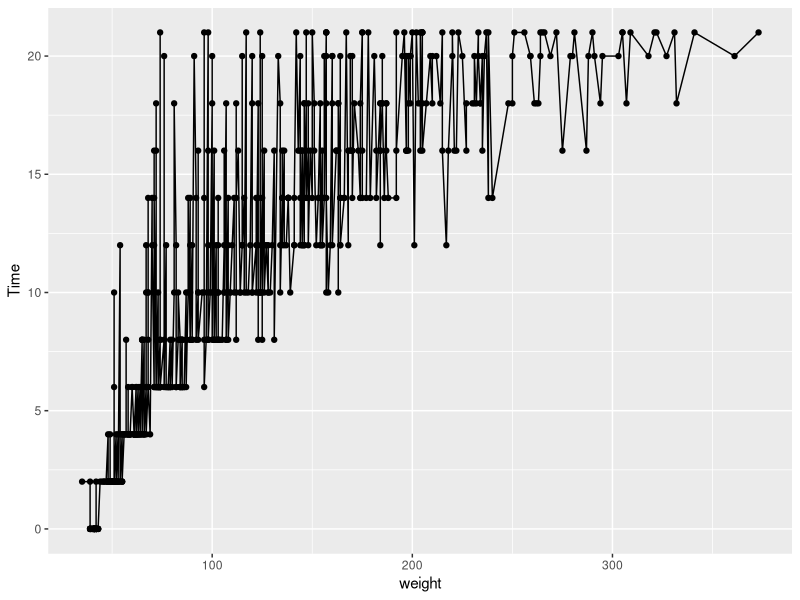
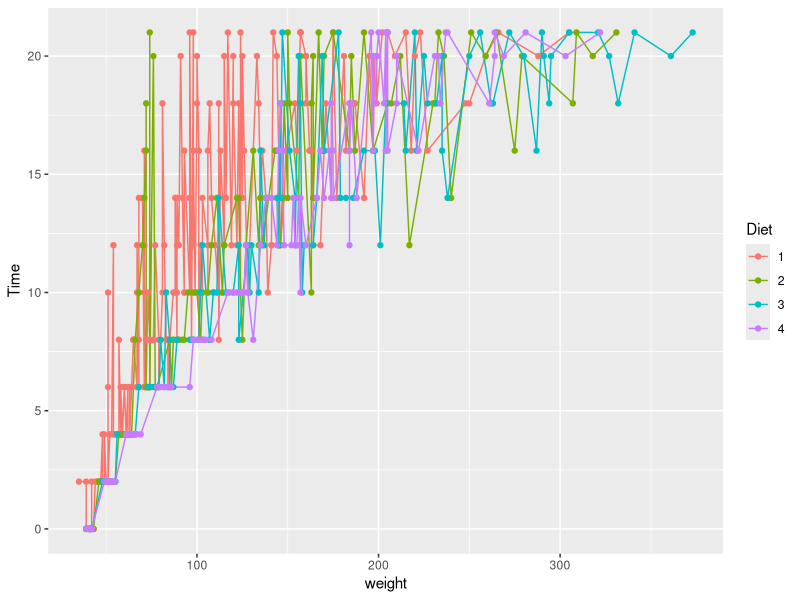
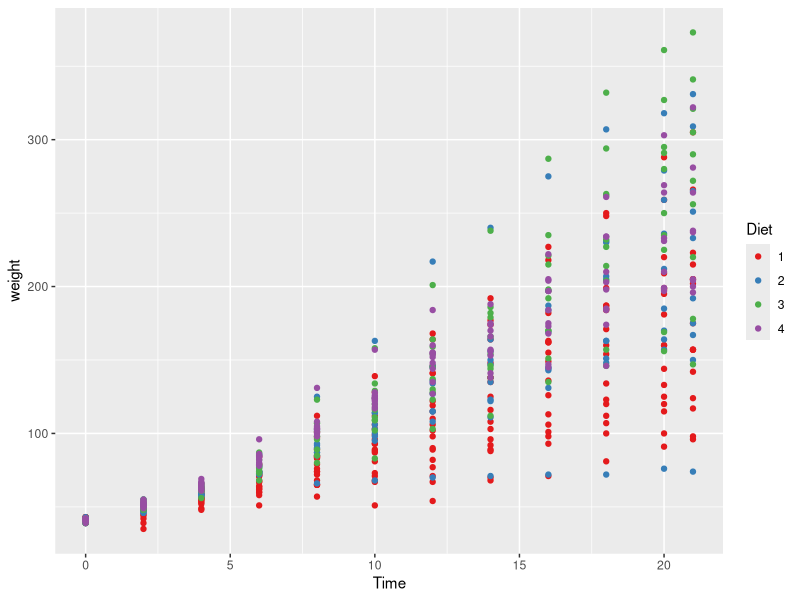
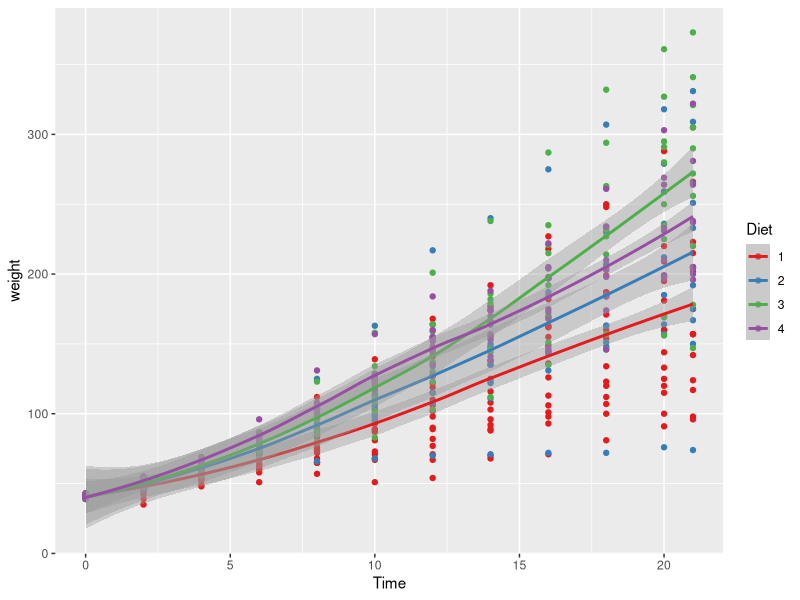
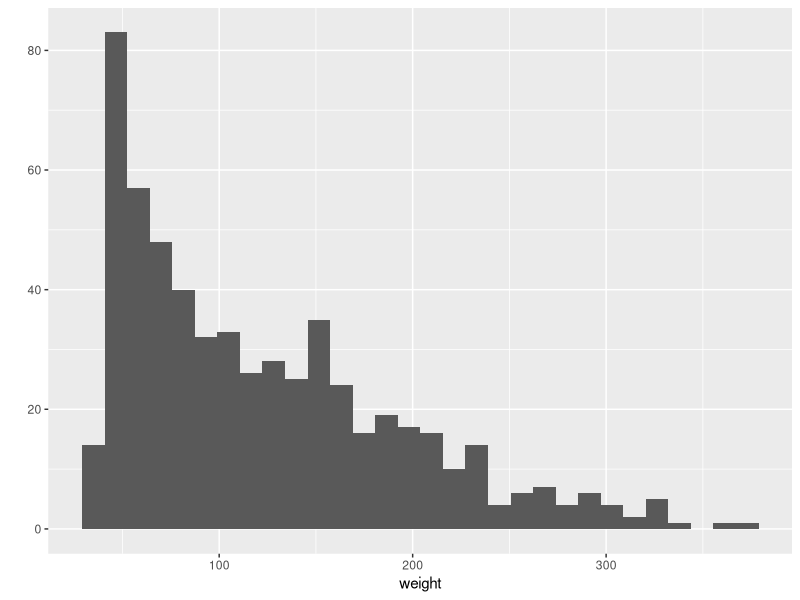
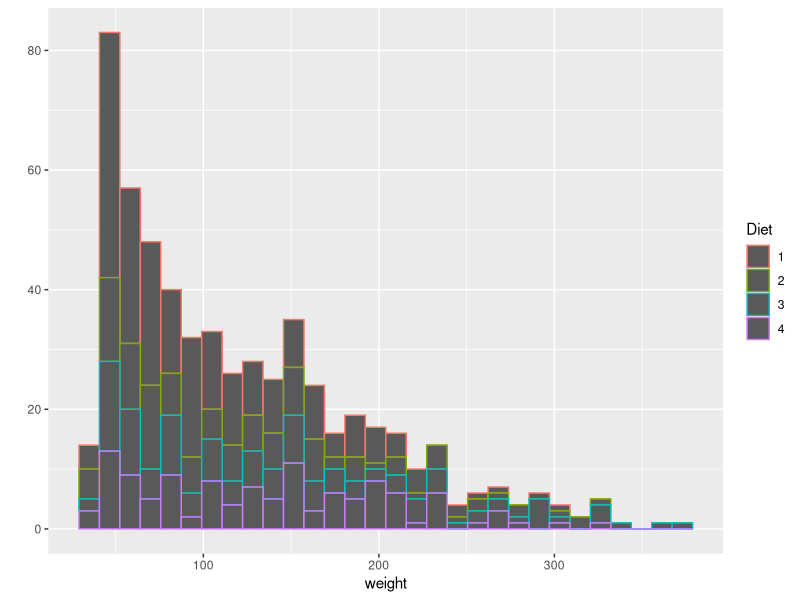
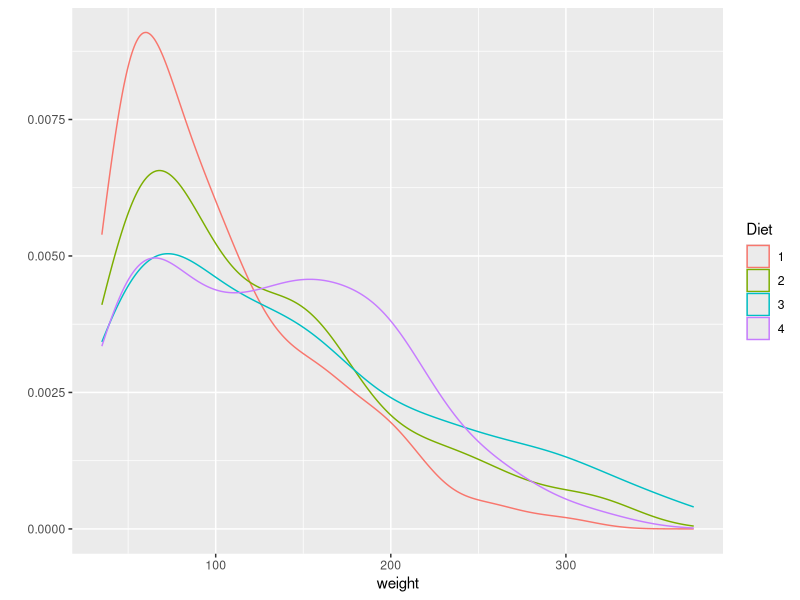
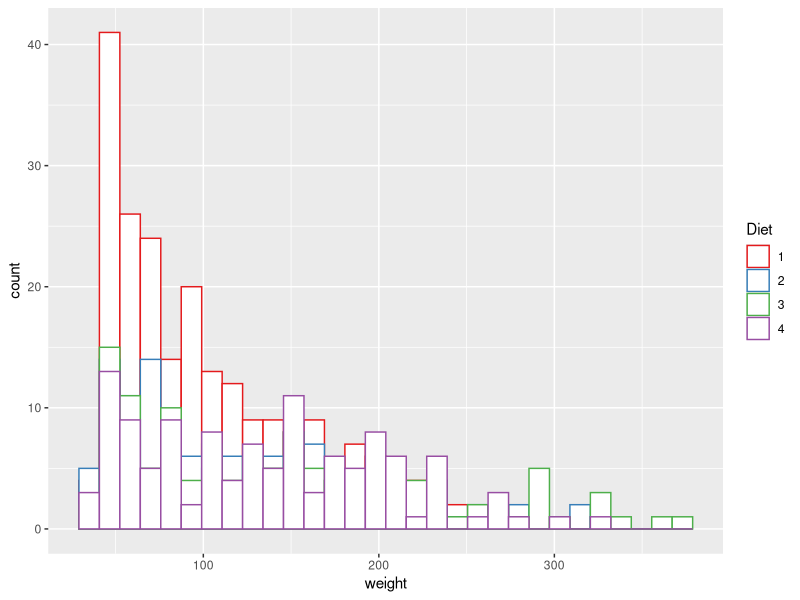

Recreate these plots in R, in order. (Note: this script raises an error after producing the figures.)
## ---- chunk 1
knitr::opts_chunk$set(echo = TRUE)
## ---- chunk 2
#Install packages
#install.packages("ggplot2")
#install.packages("dplyr")
#install.packages("plyr")

#Load the package
library("ggplot2")
library("dplyr")
library("plyr")
library(RColorBrewer)
library(car)

#Manuals
#vignette("dplyr")
#?ggplot2
#?plyr

## ---- chunk 3
# Install the package
#install.packages("datasets")
# For a full list of these datasets, type library(help = "datasets")
# Load the library and dataset
library(datasets)
data(ChickWeight) #What happens in the Environment section of RStudio?
## ---- chunk 4
# To see the table, you can click on the environment part or run this...
#View(ChickWeight)

# As you can see this is a table, just in case we want to convert it to a data.frame
ChickWeight<-as.data.frame(ChickWeight)
## ---- chunk 5
head(ChickWeight)
## ---- chunk 6
head(ChickWeight,n = 20) 
## ---- chunk 7
str(ChickWeight) 
## ---- chunk 8
class(ChickWeight$weight)
## ---- chunk 9
nrow(ChickWeight)
## ---- chunk 10
ncol(ChickWeight)
## ---- chunk 11
names(ChickWeight)
## ---- chunk 12
names(ChickWeight)[3]
## ---- chunk 13
levels(ChickWeight$Diet)[1:3]
## ---- chunk 14
ChickWeight$Diet[1:3]
## ---- chunk 15
mean(ChickWeight$weight)
## ---- chunk 16
summary(ChickWeight$weight)
## ---- chunk 17
summary(ChickWeight)
## ---- chunk 18
chick_sumary<-summary(ChickWeight)
chick_sumary
## ---- chunk 19
class(chick_sumary)
## ---- chunk 20
chick_sumary_df<-as.data.frame(chick_sumary)
## ---- chunk 21
write.table(chick_sumary, "mydata.txt", sep="\t",row.names = F,col.names = T)
#this is clearly no perfect but for the important part, the numeric and integer columns, we have the stat
## ---- chunk 22
#we can see specific columns and rows
ChickWeight[1,1:3] #row 1, column 1:3
## ---- chunk 23
ChickWeight[1:3,1] #col 1, row 1:3
## ---- chunk 24
ChickWeight[1,1] #row1, col1
## ---- chunk 25
head(ChickWeight[ChickWeight$Diet==4,])
## ---- chunk 26
head(ChickWeight$Diet==4)
## ---- chunk 27
class(ChickWeight$Diet==4)
## ---- chunk 28
head(which(ChickWeight$Diet==4))
## ---- chunk 29
head(ChickWeight[ChickWeight$Diet==4,])
## ---- chunk 30
head(ChickWeight[ChickWeight$Diet==4 & ChickWeight$Time>6,])
## ---- chunk 31
head(ChickWeight[ChickWeight$Diet==4 & ChickWeight$Time>6 & ChickWeight$Time<20,])
## ---- chunk 32
head(ChickWeight$weight[ChickWeight$Diet==4 & ChickWeight$Time>6 & ChickWeight$Time<20])
## ---- chunk 33
names(ChickWeight) #names of the columns in the data frame
## ---- chunk 34
head(ChickWeight) #head of the data frame
## ---- chunk 35
str(ChickWeight) #structure of the data frame
## ---- chunk 36
qplot(data=ChickWeight,x = weight, y=Time, geom = c("line","point"))
qplot(data=ChickWeight,x = weight, y=Time, geom = c("line","point"), colour=Diet) #adding the color helps to separate the data
## ---- chunk 37
ggplot(data = ChickWeight, aes(y = weight, x=Time,colour=Diet))+ #data and basic things about the plot
  geom_point() + #add the type of plot
  scale_colour_brewer(palette = "Set1") #add a colot pallet

ggplot(data = ChickWeight, aes(y = weight, x=Time,colour=Diet))+ #data and basic things about the plot
  geom_point() + #add the type of plot
  geom_smooth() + #add a trend line of mean plus se
  scale_colour_brewer(palette = "Set1")

## ---- chunk 38
qplot(data = ChickWeight,x=weight, binwith=10)
qplot(data = ChickWeight,x=weight, binwith=10, colour=Diet) #the color separates the data
qplot(data = ChickWeight,x=weight, geom = "density", colour=Diet)
## ---- chunk 39
ggplot(data = ChickWeight, aes(x=weight,color=Diet))+
  geom_histogram(fill="white", position="identity")+
  scale_colour_brewer(palette = "Set1")#this is selecting the color scheme, try taking it out, or mofyfying it

ggplot(data = ChickWeight, aes(x=weight,fill=Diet))+
  geom_density( alpha=0.5)+ #the density plot with the option to modify the transparency of the polot solor, it goes between 0 and 1. Try modifying it.
  scale_colour_brewer(palette = "Set1")
## ---- chunk 40
#knitr::opts_chunk$set(echo = F, fig.align="center")
knitr::include_graphics("./images/boxplot.jpg")
## ---- chunk 41
ggplot(data = ChickWeight, aes(y=weight,x=as.factor(Time),fill=Diet))+ #Note how the x, y and color changes
  geom_boxplot()+ #this is adding the boxplot
  scale_colour_brewer(palette = "Set1") 
## ---- chunk 42
ggplot(data = ChickWeight, aes(y=weight,x=Time,fill=Diet))+ 
  geom_boxplot()+ #this is adding the boxplot
  scale_colour_brewer(palette = "Set1")
## ---- chunk 43
ggplot(data = ChickWeight, aes(x=weight,fill=Diet))+
  geom_density( alpha=0.5)+ 
  scale_colour_brewer(palette = "Set1")+
  facet_wrap(~Time,scales = "free") #This will separate the data into panels given the time, try looking for the meaning of the scale option

ggplot(data = ChickWeight, aes(y=weight,x=as.factor(Time),fill=Diet))+
  geom_boxplot()+scale_colour_brewer(palette = "Set1")+
  facet_wrap(~Time,scales = "free")

ggplot(data = ChickWeight, aes(y=weight,x=as.factor(Time),fill=Diet))+
  geom_violin()+
  scale_colour_brewer(palette = "Set1")+
  facet_wrap(~Time,scales = "free")

## ---- chunk 44
pdf("densityplot.pdf",width = 20, height = 20) #save the plot as a pdf, control width and height of the pdf
ggplot(data = ChickWeight, aes(x=weight,fill=Diet))+
  geom_density( alpha=0.5)+
  scale_colour_brewer(palette = "Set1")+
  facet_wrap(~Time,scales = "free")

dev.off() #end the plot


pdf("density_and_violin.plot.pdf",width = 20, height = 20) #save the plot as a pdf, control width and height of the pdf
ggplot(data = ChickWeight, aes(x=weight,fill=Diet))+
  geom_density( alpha=0.5)+
  scale_colour_brewer(palette = "Set1")+
  facet_wrap(~Time,scales = "free")

ggplot(data = ChickWeight, aes(y=weight,x=as.factor(Time),fill=Diet))+
  geom_violin()+
  scale_colour_brewer(palette = "Set1")+
  facet_wrap(~Time,scales = "free")

dev.off() #end the plot

## ---- chunk 45
stat_ChickWeight<-ddply(ChickWeight,  .(Diet),  transform,  Mean=mean(weight,na.rm = T), SD=sd(weight,na.rm = T))

head(stat_ChickWeight)
## ---- chunk 46
statWeight_ChickWeight<-ddply(ChickWeight,  .(Diet),  summarise,  Mean=mean(weight,na.rm = T), SD=sd(weight,na.rm = T))

head(statWeight_ChickWeight)
## ---- chunk 47
ggplot(statWeight_ChickWeight, aes(x=Diet, y=Mean, fill=Diet)) + 
   geom_bar(stat="identity", position=position_dodge()) +
  geom_errorbar(aes(ymin=Mean-SD, ymax=Mean+SD), width=.2,
                 position=position_dodge(.9))
## ---- chunk 48
shapiro.test(ChickWeight$weight[ChickWeight$Diet==1])
## ---- chunk 49
with(ChickWeight, shapiro.test(weight[Diet == 1]))
## ---- chunk 50
with(ChickWeight, shapiro.test(weight[Diet == 2]))
## ---- chunk 51
qplot(data=ChickWeight, x = weight, facets = "Diet",geom = "density")
## ---- chunk 52
var.test(weight~ Diet, data = ChickWeight[ChickWeight$Diet %in% c(1,2),])
## ---- chunk 53
wilcox.test(weight~ Diet, data = ChickWeight[ChickWeight$Diet %in% c(1,2),],exact = FALSE)
## ---- chunk 54
# Compute the analysis of variance
res.aov <- aov(weight~ Diet, data = ChickWeight)
# Summary of the analysis
summary(res.aov)
## ---- chunk 55
TukeyHSD(res.aov)
## ---- chunk 56
plot(res.aov, 1)
## ---- chunk 57
leveneTest(weight~ Diet, data = ChickWeight)
## ---- chunk 58
plot(res.aov, 2)
## ---- chunk 59
# Extract the residuals
aov_residuals <- residuals(object = res.aov )
# Run Shapiro-Wilk test
shapiro.test(x = aov_residuals )
## ---- chunk 60
kruskal.test(weight~ Diet, data = ChickWeight)
